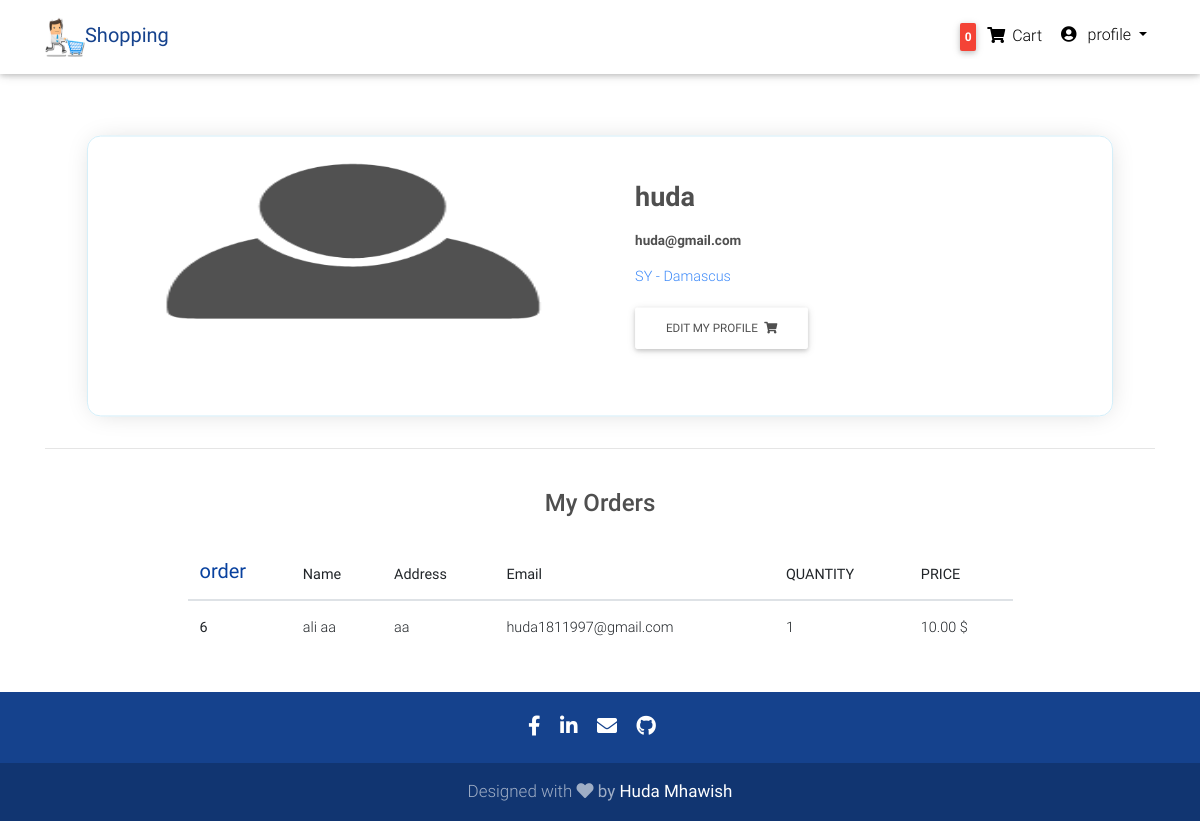
The page /accounts/huda/ (signed in) on the database as committed earlier.
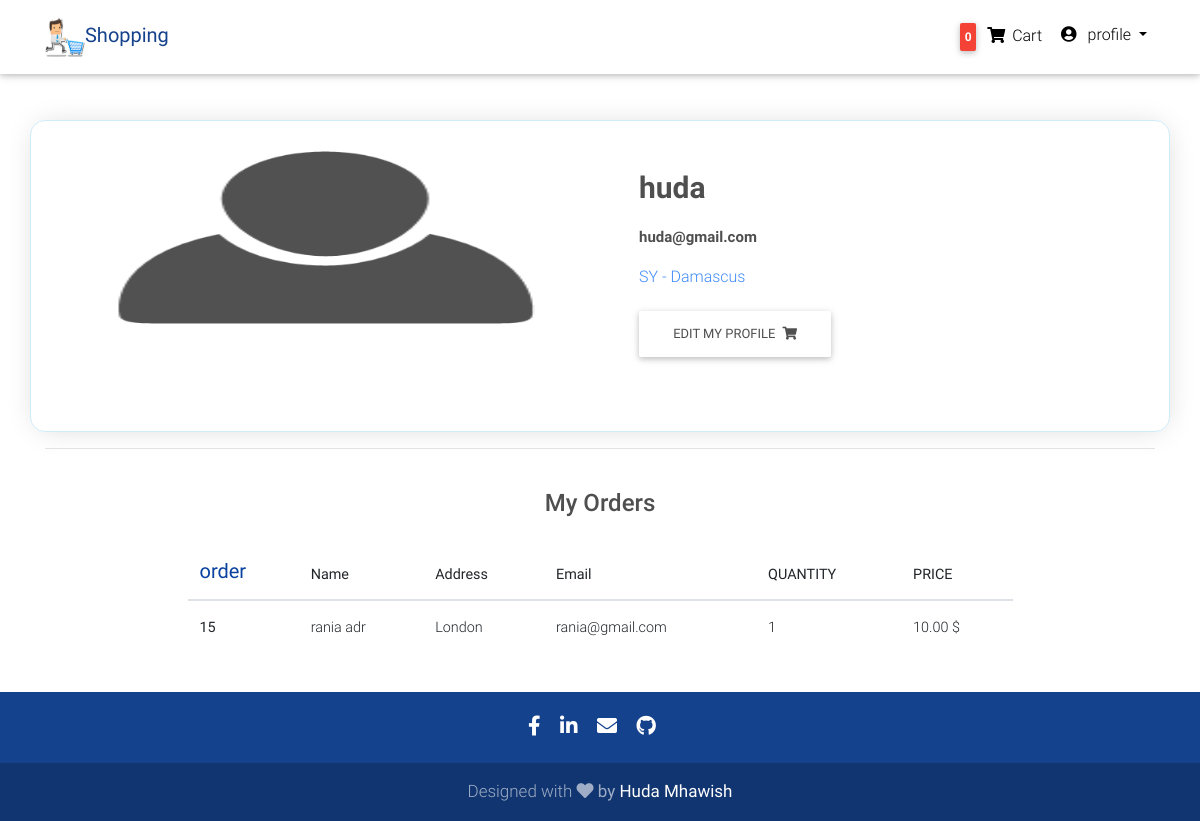
The same page on the database as committed later.
### accounts/models.py (models this page shows, shortened)
class Profile(models.Model):
    user = models.OneToOneField(User, verbose_name=_("user"), on_delete=models.CASCADE)
    slug = models.SlugField(blank=True, null=True)
    image = models.ImageField(verbose_name=_("image"),upload_to='profile_img', blank=True, null=True)
    country = CountryField()
    address = models.CharField(max_length=100)
    join_date = models.DateTimeField(verbose_name=_("join date"), default=datetime.datetime.now)
    class Meta:
        verbose_name = _("Profile")
        verbose_name_plural = _("Profiles")
    def __str__(self):
        return '%s' %(self.user)

### orders/models.py (models this page shows, shortened)
class OrderItem(models.Model):
    order = models.ForeignKey(Order,related_name='order_items',on_delete=models.CASCADE)
    product = models.ForeignKey(Product,related_name='order_items',on_delete=models.CASCADE)
    price = models.DecimalField(max_digits=10,decimal_places=2)
    quantity = models.PositiveIntegerField(default=1)
    created_by = models.ForeignKey(User, related_name='order_items', on_delete=models.CASCADE)
    class Meta:
        verbose_name = "OrderItem"
        verbose_name_plural = "OrderItems"

class Order(models.Model):
    first_name = models.CharField(max_length=50)
    last_name = models.CharField(max_length=50)
    email = models.EmailField()
    address = models.CharField(max_length=250)
    postal_code = models.CharField(max_length=50)
    city = models.CharField(max_length=50)
    created = models.DateTimeField(auto_now_add=True)
    updated = models.DateTimeField(auto_now=True)
    paid = models.BooleanField(default=False)
    class Meta:
        ordering = ('-created',)
        verbose_name = "order"
        verbose_name_plural = "orders"

### accounts/views.py (the view)
# urls.py: path('<slug:slug>/', views.profile,name='profile'),
@login_required()
def profile(request, slug):
    created_by = request.user
    profile = get_object_or_404(Profile, slug=slug)
    orders = OrderItem.objects.filter(created_by=created_by)
    context = {
        'profile': profile,
        'orders': orders,
    }
    return render(request,'profile.html',context)

### cart/cart.py (called while the page is built)
    def __len__(self):
        return sum(item['quantity'] for item in self.cart.values())

### cart/context_processor.py (called while the page is built)
def cart(request):
    return {'cart': Cart(request)}

### myapp/context_processor.py (called while the page is built)
def menu_categories(request):
    categories = Category.objects.filter(CATParent=None)
    return {'menu_categories': categories}

### accounts/templates/profile.html
{% extends 'base.html' %}
{% load static %}
{% block content %}
  <main class="mt-5 pt-4">
    <div class="container dark-grey-text mt-5">
      <div class="row wow fadeIn profile">
        <div class="col-md-6 mb-4">
          {% if profile.image %}
                  <img src="{{profile.image.url}}" class="img-fluid"
                  alt="" style="width:100%; height:200px">
                {% else %}
                  <img src="{% static 'img/accounts/default_user.png' %}" class="img-fluid"
                  alt="" style="width:100%; height:200px">
                {% endif %}
        </div>
        <div class="col-md-6 mb-4">
          <div class="p-4">
            <div class="mb-3">
              <p style="font-weight:bold;font-size:30px;">{{profile}}</p>
              <p style="font-weight:bold;font-size:15px;">{{profile.user.email}}</p>
              <p style="color:#3f8bf9">{{profile.country}} - {{profile.address}} </p>
            </div>
              <a class="btn edit-profile" type="submit" href="{% url 'cart_detail' %}">Edit My Profile
                <i class="fas fa-shopping-cart ml-1"></i>
              </a>
          </div>
        </div>
      </div>
      <hr>
      <div class="row d-flex justify-content-center wow fadeIn">
        <div class="col-md-9 text-center">
          <h4 class="my-4 h4">My Orders</h4>
          <table class="table">
                <thead>
                  <tr>
                    <th scope="col" style="color:#08419f;font-size:20px;">order</th>
                    <th scope="col">Name</th>
                    <th scope="col">Address</th>
                    <th scope="col">Email</th>
                    <th scope="col">QUANTITY</th>
                    <th scope="col">PRICE</th>
                  </tr>
                </thead>
                <tbody>
                {% for order in orders %}
                  <tr>
                    <th scope="row">{{order.id}}</th>
                    <td>{{order.order.first_name}} {{order.order.last_name}}</td>
                    <td>{{order.order.address}}</td>
                    <td>{{order.order.email}}</td>
                    <td>{{order.quantity}}</td>
                    <td>{{order.price}} $</td>
                  </tr>
                {% endfor %}
                </tbody>
              </table>
        </div>
      </div>
    </div>
  </main>
{% endblock content %}

### templates/base.html (shortened to what this page needs)
{% load static %}
<html lang="en">
<head>
  <link rel="stylesheet" href="https://use.fontawesome.com/releases/v5.11.2/css/all.css">
  <link href="{% static 'css/bootstrap.min.css' %}" rel="stylesheet">
  <link href="{% static 'css/mdb.min.css' %}" rel="stylesheet">
  <link href="{% static 'css/style.css' %}" rel="stylesheet">
</head>
<body>
  <nav class="navbar fixed-top navbar-expand-lg navbar-light white scrolling-navbar">
    <div class="container">
      <a class="navbar-brand waves-effect" href="{% url 'product_list' %}">
        <img src="{%static 'img/logo.png' %}" width="40px" height="40px"><strong style="color:#15428d;">Shopping</strong>
      </a>
      <div class="collapse navbar-collapse" id="navbarSupportedContent">
        <ul class="navbar-nav nav-flex-icons">
          {% if user.is_authenticated %}
           <li class="nav-item">
             {% with total_items=cart|length %}
                {% if cart|length > 0 %}
                  <a class="nav-link waves-effect" href="{% url 'cart_detail' %}">
                        <span class="badge red z-depth-1 mr-1 py-2"> {{total_items}}, ${{cart.get_total_price}} </span>
                        <i class="fas fa-shopping-cart"></i>
                        <span class="clearfix d-none d-sm-inline-block"> Cart </span>
                  </a>
                {% else %}
                    <a class="nav-link waves-effect" href="{% url 'cart_detail' %}">
                        <span class="badge red z-depth-1 mr-1 py-2">0</span>
                        <i class="fas fa-shopping-cart"></i>
                        <span class="clearfix d-none d-sm-inline-block"> Cart </span>
                  </a>
              {% endif %}
             {% endwith %}
          </li>
             <li class="nav-item dropdown">
              <a class="nav-link dropdown-toggle" href="#" id="navbarDropdown" role="button" data-toggle="dropdown" aria-haspopup="true" aria-expanded="false">
                <i class="fas fa-user-circle mr-2"></i>profile
              </a>
            </li>
          {% endif %}
        </ul>
      </div>
    </div>
  </nav>
{% block content %}
{% endblock content %}
  <footer class="page-footer text-center font-small mt-4 wow fadeIn">
    <div class="pb-4 pt-4">
      <a href="https://www.facebook.com/huda.sy.9889" target="_blank">
        <i class="fab fa-facebook-f mr-3" style="font-size:20px;"></i>
      </a>
      <a href="https://www.linkedin.com/in/huda-mhawish" target="_blank">
        <i class="fab fa-linkedin-in mr-3" style="font-size:20px;"></i>
      </a>
      <a href="mailto:huda97mhawish@gmail.com" target="_blank">
        <i class="fa fa-envelope mr-3" style="font-size:20px;"></i>
      </a>
      <a href="https://github.com/hudaMhawish-CS" target="_blank">
        <i class="fab fa-github mr-3" style="font-size:20px;"></i>
      </a>
    </div>
    <div class="footer-copyright py-3" style="font-size:17px;">
      Designed with
     <strong><span class="sr-only">love</span><i class="fas fa-heart"></i> by <a href="https://themes.3rdwavemedia.com" target="_blank">Huda Mhawish</a>
    </strong>
    </div>
  </footer>
</body>
</html>

### static/css/style.css (style rules this page uses)
html, body, .view { height: 100%; }
.dropdown { position: relative; display: inline-block; }
.page-footer { background-color: #15428d; }
.profile { padding: 20px; border: 1px solid #ceedf9; box-shadow: 1px 1px 30px -8px #CCC; transition: all 1.4s ease-in-out; transform: scale(0.9); border-radius: 15px; }
.edit-profile { margin-left:0; transition: all 1.4s ease-in-out; }

### templates/base.html (style rules this page uses)
html, body, header, .carousel { height: 60vh; }

Rows that differ between the two databases and show on the page:
removed OrderItem: id "6", order.first_name "ali", order.last_name "aa", order.address "aa", order.email "huda1811997@gmail.com", quantity "1", price "10.00"
added OrderItem: id "15", order.first_name "rania", order.last_name "adr", order.address "London", order.email "rania@gmail.com", quantity "1", price "10.00"
